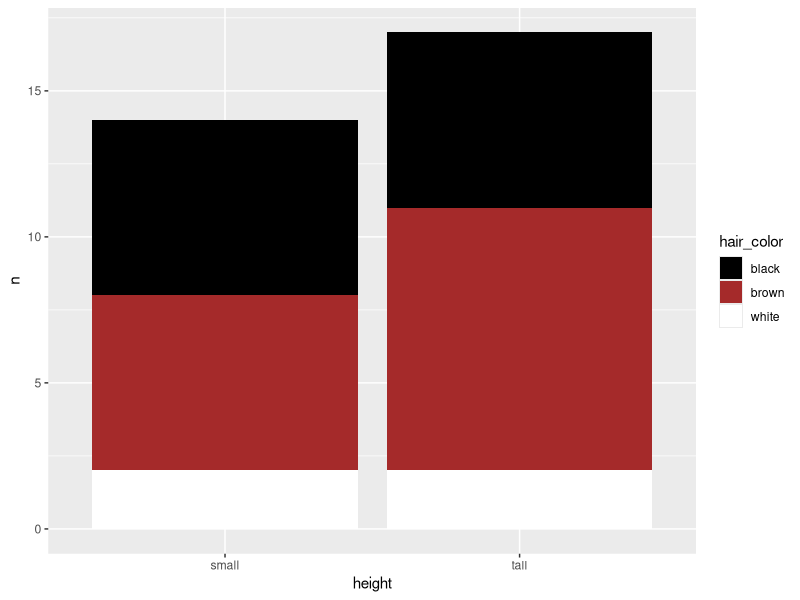

R code for this plot:
## ---- chunk 1
library(tidyverse)

view(starwars)

glimpse(starwars)
## ---- chunk 2

starwars%>%
  drop_na(gender)%>%
  filter(hair_color %in% c("brown", "white", "black"))%>%
  count(hair_color)%>%
  mutate(Percent= n/sum(n))%>%
  rename(antal =n)

## ---- chunk 3

starwars%>%
  drop_na(gender)%>%
  filter(hair_color %in% c("brown", "white", "black"))%>%
  group_by(hair_color)%>%
  select(hair_color, gender)%>%
  count(gender)%>%
  pivot_wider(names_from = gender, values_from = n)%>%
  mutate(total= feminine + masculine)

## ---- chunk 4
starwars1=starwars%>%
  drop_na(height)%>%
  filter(hair_color %in% c("brown", "white", "black"))%>%
  mutate(height = ifelse(height >= 180, 1,0), height= factor(height, labels = c("small", "tall")))%>%
  group_by(hair_color, height)%>%
  select(hair_color, height)%>%
  count(height)%>%
  pivot_wider(names_from = height, values_from = n)%>%
  mutate(total= small + tall)

starwars1
## ---- chunk 5

starwars%>%
  drop_na(height)%>%
  filter(hair_color %in% c("brown", "white", "black"))%>%
  mutate(height = ifelse(height >= 180, 1,0), height= factor(height, labels = c("small", "tall")))%>%
  group_by(hair_color, height)%>%
  select(hair_color, height)%>%
  count(height)%>%
  ggplot(aes(x=height, y=n, fill=hair_color))+
  geom_col()+
  scale_fill_manual(values = c("black", "brown", "white"))

